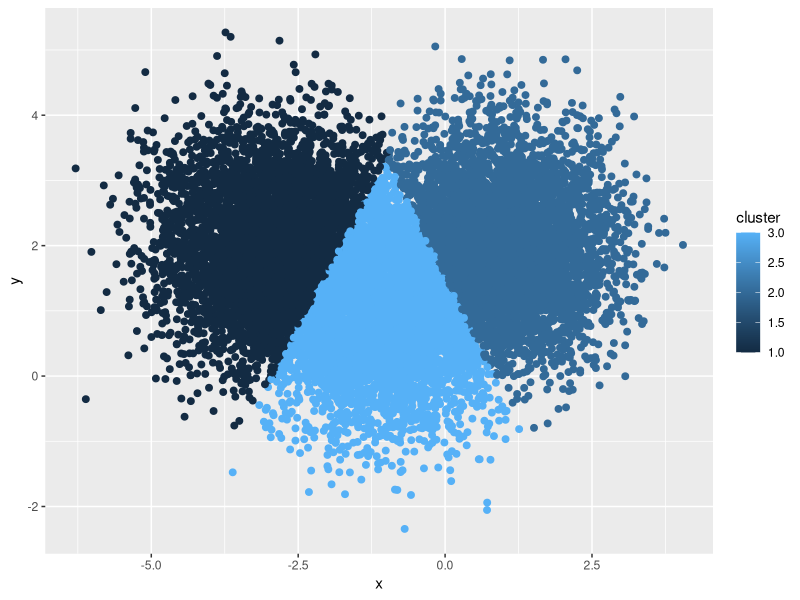
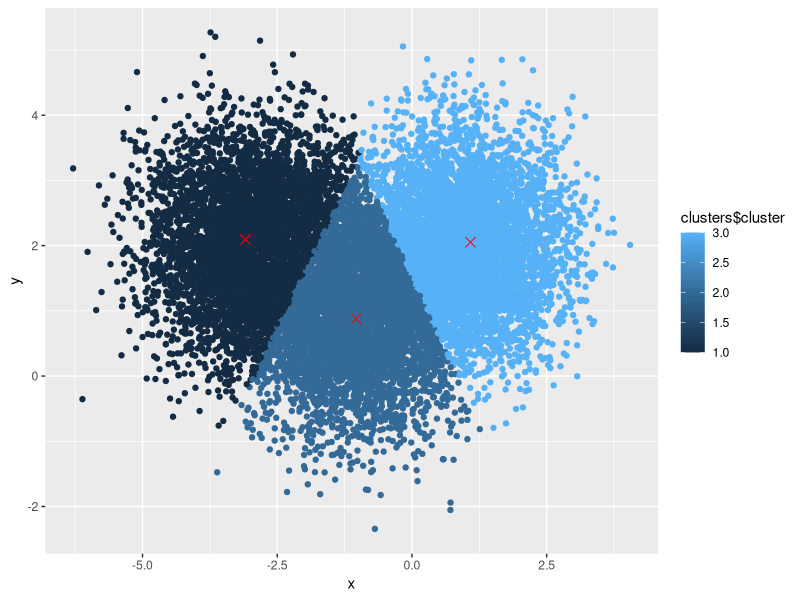

Generate these figures, in order, with R:
library(ggplot2)

data = read.csv("dataCloud.csv")

ggplot(data, aes(x=x, y=y, color=cluster)) + 
  geom_point(size=2)

points = data[, c("x","y")]

clusters = kmeans(points, length(unique(data$cluster)))

ggplot(points, aes(x=x, y=y, color=clusters$cluster)) + 
  geom_point() +
  geom_point(
    data=as.data.frame(clusters$centers),
    aes(x=x, y=y),
    color="red",
    shape=4,
    size=3
  ) 
